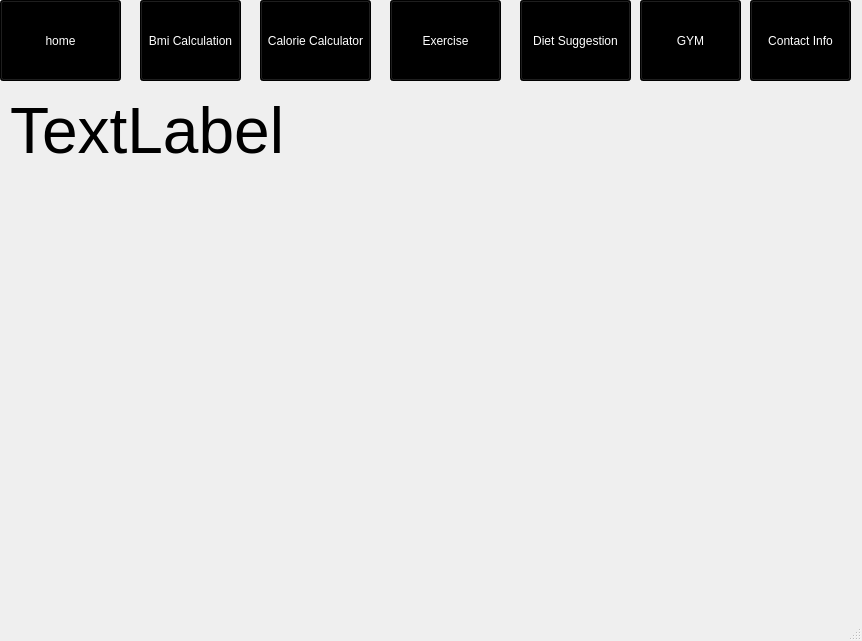
<?xml version="1.0" encoding="UTF-8"?>
<ui version="4.0">
 <class>Home</class>
 <widget class="QMainWindow" name="Home">
  <property name="geometry">
   <rect>
    <x>0</x>
    <y>0</y>
    <width>862</width>
    <height>641</height>
   </rect>
  </property>
  <property name="windowTitle">
   <string>MainWindow</string>
  </property>
  <widget class="QWidget" name="centralwidget">
   <widget class="QStackedWidget" name="homeStack">
    <property name="geometry">
     <rect>
      <x>10</x>
      <y>90</y>
      <width>831</width>
      <height>501</height>
     </rect>
    </property>
    <property name="styleSheet">
     <string notr="true"/>
    </property>
    <property name="currentIndex">
     <number>0</number>
    </property>
    <widget class="QWidget" name="page">
     <widget class="QLabel" name="name">
      <property name="geometry">
       <rect>
        <x>0</x>
        <y>0</y>
        <width>721</width>
        <height>81</height>
       </rect>
      </property>
      <property name="font">
       <font>
        <pointsize>48</pointsize>
       </font>
      </property>
      <property name="styleSheet">
       <string notr="true"/>
      </property>
      <property name="text">
       <string>TextLabel</string>
      </property>
     </widget>
     <widget class="QLabel" name="label_6">
      <property name="geometry">
       <rect>
        <x>-10</x>
        <y>0</y>
        <width>881</width>
        <height>521</height>
       </rect>
      </property>
      <property name="styleSheet">
       <string notr="true">background-image: url(:/.img/ss.jpg);</string>
      </property>
      <property name="text">
       <string/>
      </property>
     </widget>
     <zorder>label_6</zorder>
     <zorder>name</zorder>
    </widget>
    <widget class="QWidget" name="page_2">
     <widget class="QLabel" name="label_2">
      <property name="geometry">
       <rect>
        <x>30</x>
        <y>70</y>
        <width>221</width>
        <height>41</height>
       </rect>
      </property>
      <property name="font">
       <font>
        <pointsize>14</pointsize>
        <weight>75</weight>
        <bold>true</bold>
       </font>
      </property>
      <property name="styleSheet">
       <string notr="true">background-color: rgb(255, 255, 255);</string>
      </property>
      <property name="text">
       <string>Enter your height </string>
      </property>
     </widget>
     <widget class="QLabel" name="label_3">
      <property name="geometry">
       <rect>
        <x>30</x>
        <y>130</y>
        <width>221</width>
        <height>41</height>
       </rect>
      </property>
      <property name="font">
       <font>
        <pointsize>14</pointsize>
        <weight>75</weight>
        <bold>true</bold>
       </font>
      </property>
      <property name="styleSheet">
       <string notr="true">background-color: rgb(255, 255, 255);</string>
      </property>
      <property name="text">
       <string>Enter your weight</string>
      </property>
     </widget>
     <widget class="QLineEdit" name="lineEdit">
      <property name="geometry">
       <rect>
        <x>270</x>
        <y>70</y>
        <width>171</width>
        <height>41</height>
       </rect>
      </property>
      <property name="styleSheet">
       <string notr="true">background-color: rgb(255, 255, 255);</string>
      </property>
     </widget>
     <widget class="QLineEdit" name="lineEdit_2">
      <property name="geometry">
       <rect>
        <x>270</x>
        <y>130</y>
        <width>171</width>
        <height>41</height>
       </rect>
      </property>
      <property name="styleSheet">
       <string notr="true">background-color: rgb(255, 255, 255);</string>
      </property>
     </widget>
     <widget class="QLabel" name="label_4">
      <property name="geometry">
       <rect>
        <x>310</x>
        <y>320</y>
        <width>151</width>
        <height>71</height>
       </rect>
      </property>
      <property name="font">
       <font>
        <pointsize>22</pointsize>
        <weight>75</weight>
        <bold>true</bold>
        <underline>true</underline>
       </font>
      </property>
      <property name="styleSheet">
       <string notr="true">background-color: rgb(163, 163, 163);</string>
      </property>
      <property name="text">
       <string/>
      </property>
     </widget>
     <widget class="QPushButton" name="pushButton_3">
      <property name="geometry">
       <rect>
        <x>290</x>
        <y>230</y>
        <width>191</width>
        <height>81</height>
       </rect>
      </property>
      <property name="styleSheet">
       <string notr="true"> QPushButton{
	-moz-box-shadow: -9px 7px 0px -1px #13330a;
	-webkit-box-shadow: -9px 7px 0px -1px #13330a;
	box-shadow: -9px 7px 0px -1px #13330a;
	background-color:#e6254c;
	-moz-border-radius:42px;
	-webkit-border-radius:42px;
	border-radius:42px;
	border:3px solid #801e26;
	display:inline-block;
	cursor:pointer;
	color:#ffffff;
	font-family:Arial;
	font-size:27px;
	padding:14px 33px;
	text-decoration:none;
}
QPushButton:hover {
	background-color:#c92667;
}
QPushButton:active {
	position:relative;
	top:1px;
}</string>
      </property>
      <property name="text">
       <string>Calculate</string>
      </property>
     </widget>
     <widget class="QLabel" name="label_20">
      <property name="geometry">
       <rect>
        <x>60</x>
        <y>70</y>
        <width>651</width>
        <height>411</height>
       </rect>
      </property>
      <property name="styleSheet">
       <string notr="true">background-image: url(:/BMI.png);</string>
      </property>
      <property name="text">
       <string/>
      </property>
     </widget>
     <widget class="QLabel" name="label_23">
      <property name="geometry">
       <rect>
        <x>6</x>
        <y>0</y>
        <width>821</width>
        <height>501</height>
       </rect>
      </property>
      <property name="text">
       <string/>
      </property>
     </widget>
     <zorder>label_23</zorder>
     <zorder>label_20</zorder>
     <zorder>label_2</zorder>
     <zorder>label_3</zorder>
     <zorder>lineEdit</zorder>
     <zorder>lineEdit_2</zorder>
     <zorder>label_4</zorder>
     <zorder>pushButton_3</zorder>
    </widget>
    <widget class="QWidget" name="page_3">
     <widget class="QLabel" name="label_5">
      <property name="geometry">
       <rect>
        <x>10</x>
        <y>10</y>
        <width>781</width>
        <height>61</height>
       </rect>
      </property>
      <property name="font">
       <font>
        <pointsize>12</pointsize>
        <weight>75</weight>
        <bold>true</bold>
       </font>
      </property>
      <property name="styleSheet">
       <string notr="true">background-color: rgb(168, 168, 168);</string>
      </property>
      <property name="text">
       <string>                               CONTACT INFORMATION OF DEVELOPER :</string>
      </property>
     </widget>
     <widget class="QLabel" name="label_21">
      <property name="geometry">
       <rect>
        <x>10</x>
        <y>10</y>
        <width>781</width>
        <height>481</height>
       </rect>
      </property>
      <property name="styleSheet">
       <string notr="true"/>
      </property>
      <property name="text">
       <string/>
      </property>
     </widget>
     <widget class="QTextBrowser" name="textBrowser_2">
      <property name="geometry">
       <rect>
        <x>10</x>
        <y>80</y>
        <width>781</width>
        <height>401</height>
       </rect>
      </property>
     </widget>
     <zorder>label_21</zorder>
     <zorder>label_5</zorder>
     <zorder>textBrowser_2</zorder>
    </widget>
    <widget class="QWidget" name="page_4">
     <widget class="QLabel" name="label_7">
      <property name="geometry">
       <rect>
        <x>370</x>
        <y>420</y>
        <width>361</width>
        <height>71</height>
       </rect>
      </property>
      <property name="font">
       <font>
        <family>MS Shell Dlg 2</family>
        <pointsize>12</pointsize>
        <weight>9</weight>
        <italic>false</italic>
        <bold>false</bold>
        <underline>true</underline>
       </font>
      </property>
      <property name="styleSheet">
       <string notr="true">color: rgb(0, 0, 0);
font: 75 12pt &quot;MS Shell Dlg 2&quot;;</string>
      </property>
      <property name="text">
       <string/>
      </property>
     </widget>
     <widget class="QSpinBox" name="spinBox">
      <property name="geometry">
       <rect>
        <x>670</x>
        <y>0</y>
        <width>51</width>
        <height>31</height>
       </rect>
      </property>
     </widget>
     <widget class="QSpinBox" name="spinBox_2">
      <property name="geometry">
       <rect>
        <x>670</x>
        <y>310</y>
        <width>51</width>
        <height>31</height>
       </rect>
      </property>
     </widget>
     <widget class="QSpinBox" name="spinBox_3">
      <property name="geometry">
       <rect>
        <x>670</x>
        <y>350</y>
        <width>51</width>
        <height>31</height>
       </rect>
      </property>
     </widget>
     <widget class="QPushButton" name="pushButton_6">
      <property name="geometry">
       <rect>
        <x>700</x>
        <y>390</y>
        <width>111</width>
        <height>41</height>
       </rect>
      </property>
      <property name="text">
       <string>calculate</string>
      </property>
     </widget>
     <widget class="QSpinBox" name="spinBox_4">
      <property name="geometry">
       <rect>
        <x>670</x>
        <y>270</y>
        <width>51</width>
        <height>31</height>
       </rect>
      </property>
     </widget>
     <widget class="QLabel" name="label_9">
      <property name="geometry">
       <rect>
        <x>400</x>
        <y>0</y>
        <width>261</width>
        <height>31</height>
       </rect>
      </property>
      <property name="font">
       <font>
        <pointsize>11</pointsize>
        <weight>75</weight>
        <bold>true</bold>
        <underline>false</underline>
       </font>
      </property>
      <property name="styleSheet">
       <string notr="true">color: rgb(0, 0, 0);</string>
      </property>
      <property name="text">
       <string>1kg chicken breast , 165Cal</string>
      </property>
     </widget>
     <widget class="QLabel" name="label_10">
      <property name="geometry">
       <rect>
        <x>460</x>
        <y>310</y>
        <width>211</width>
        <height>31</height>
       </rect>
      </property>
      <property name="font">
       <font>
        <pointsize>11</pointsize>
        <weight>75</weight>
        <bold>true</bold>
        <underline>false</underline>
       </font>
      </property>
      <property name="styleSheet">
       <string notr="true">color: rgb(255, 255, 255);
color: rgb(0, 0, 0);</string>
      </property>
      <property name="text">
       <string>1L milk ,149 Cal</string>
      </property>
     </widget>
     <widget class="QLabel" name="label_11">
      <property name="geometry">
       <rect>
        <x>460</x>
        <y>350</y>
        <width>211</width>
        <height>31</height>
       </rect>
      </property>
      <property name="font">
       <font>
        <pointsize>11</pointsize>
        <weight>75</weight>
        <bold>true</bold>
        <underline>false</underline>
       </font>
      </property>
      <property name="styleSheet">
       <string notr="true">color: rgb(255, 255, 255);
color: rgb(0, 0, 0);</string>
      </property>
      <property name="text">
       <string>1 egg ,52Cal</string>
      </property>
     </widget>
     <widget class="QLabel" name="label_12">
      <property name="geometry">
       <rect>
        <x>440</x>
        <y>270</y>
        <width>211</width>
        <height>31</height>
       </rect>
      </property>
      <property name="font">
       <font>
        <pointsize>11</pointsize>
        <weight>75</weight>
        <bold>true</bold>
        <underline>false</underline>
       </font>
      </property>
      <property name="styleSheet">
       <string notr="true">color: rgb(255, 255, 255);
color: rgb(0, 0, 0);</string>
      </property>
      <property name="text">
       <string>1 bowl oatmeal ,68Cal</string>
      </property>
     </widget>
     <widget class="QLabel" name="label_13">
      <property name="geometry">
       <rect>
        <x>400</x>
        <y>230</y>
        <width>261</width>
        <height>31</height>
       </rect>
      </property>
      <property name="font">
       <font>
        <pointsize>11</pointsize>
        <weight>75</weight>
        <bold>true</bold>
        <underline>false</underline>
       </font>
      </property>
      <property name="styleSheet">
       <string notr="true">color: rgb(255, 255, 255);
color: rgb(0, 0, 0);</string>
      </property>
      <property name="text">
       <string>1cup white rice cooked ,205</string>
      </property>
     </widget>
     <widget class="QSpinBox" name="spinBox_5">
      <property name="geometry">
       <rect>
        <x>670</x>
        <y>230</y>
        <width>51</width>
        <height>31</height>
       </rect>
      </property>
     </widget>
     <widget class="QSpinBox" name="spinBox_6">
      <property name="geometry">
       <rect>
        <x>670</x>
        <y>30</y>
        <width>51</width>
        <height>31</height>
       </rect>
      </property>
     </widget>
     <widget class="QSpinBox" name="spinBox_7">
      <property name="geometry">
       <rect>
        <x>670</x>
        <y>70</y>
        <width>51</width>
        <height>31</height>
       </rect>
      </property>
     </widget>
     <widget class="QSpinBox" name="spinBox_8">
      <property name="geometry">
       <rect>
        <x>670</x>
        <y>110</y>
        <width>51</width>
        <height>31</height>
       </rect>
      </property>
     </widget>
     <widget class="QSpinBox" name="spinBox_9">
      <property name="geometry">
       <rect>
        <x>670</x>
        <y>190</y>
        <width>51</width>
        <height>31</height>
       </rect>
      </property>
     </widget>
     <widget class="QSpinBox" name="spinBox_10">
      <property name="geometry">
       <rect>
        <x>670</x>
        <y>150</y>
        <width>51</width>
        <height>31</height>
       </rect>
      </property>
     </widget>
     <widget class="QLabel" name="label_14">
      <property name="geometry">
       <rect>
        <x>440</x>
        <y>30</y>
        <width>211</width>
        <height>31</height>
       </rect>
      </property>
      <property name="font">
       <font>
        <pointsize>11</pointsize>
        <weight>75</weight>
        <bold>true</bold>
        <underline>false</underline>
       </font>
      </property>
      <property name="styleSheet">
       <string notr="true">color: rgb(0, 0, 0);</string>
      </property>
      <property name="text">
       <string>Apple medium , 72 Cal</string>
      </property>
     </widget>
     <widget class="QLabel" name="label_15">
      <property name="geometry">
       <rect>
        <x>440</x>
        <y>70</y>
        <width>211</width>
        <height>31</height>
       </rect>
      </property>
      <property name="font">
       <font>
        <pointsize>11</pointsize>
        <weight>75</weight>
        <bold>true</bold>
        <underline>false</underline>
       </font>
      </property>
      <property name="styleSheet">
       <string notr="true">color: rgb(0, 0, 0);</string>
      </property>
      <property name="text">
       <string>Banana medium, 105</string>
      </property>
     </widget>
     <widget class="QLabel" name="label_16">
      <property name="geometry">
       <rect>
        <x>440</x>
        <y>110</y>
        <width>211</width>
        <height>31</height>
       </rect>
      </property>
      <property name="font">
       <font>
        <pointsize>11</pointsize>
        <weight>75</weight>
        <bold>true</bold>
        <underline>false</underline>
       </font>
      </property>
      <property name="styleSheet">
       <string notr="true">color: rgb(0, 0, 0);</string>
      </property>
      <property name="text">
       <string>14 raw Almonds , 97 Cal</string>
      </property>
     </widget>
     <widget class="QLabel" name="label_17">
      <property name="geometry">
       <rect>
        <x>440</x>
        <y>150</y>
        <width>211</width>
        <height>31</height>
       </rect>
      </property>
      <property name="font">
       <font>
        <pointsize>11</pointsize>
        <weight>75</weight>
        <bold>true</bold>
        <underline>false</underline>
       </font>
      </property>
      <property name="styleSheet">
       <string notr="true">color: rgb(0, 0, 0);</string>
      </property>
      <property name="text">
       <string>100g yogurt , 59 Cal</string>
      </property>
     </widget>
     <widget class="QLabel" name="label_18">
      <property name="geometry">
       <rect>
        <x>440</x>
        <y>190</y>
        <width>211</width>
        <height>31</height>
       </rect>
      </property>
      <property name="font">
       <font>
        <pointsize>11</pointsize>
        <weight>75</weight>
        <bold>true</bold>
        <underline>false</underline>
       </font>
      </property>
      <property name="styleSheet">
       <string notr="true">color: rgb(0, 0, 0);</string>
      </property>
      <property name="text">
       <string>1 can Red Bull , 117Cal</string>
      </property>
      <property name="margin">
       <number>0</number>
      </property>
     </widget>
     <widget class="QLabel" name="label_19">
      <property name="geometry">
       <rect>
        <x>0</x>
        <y>5</y>
        <width>811</width>
        <height>491</height>
       </rect>
      </property>
      <property name="styleSheet">
       <string notr="true">background-image: url(:/f2.jpg);</string>
      </property>
      <property name="text">
       <string/>
      </property>
     </widget>
     <zorder>label_19</zorder>
     <zorder>label_7</zorder>
     <zorder>spinBox</zorder>
     <zorder>spinBox_2</zorder>
     <zorder>spinBox_3</zorder>
     <zorder>pushButton_6</zorder>
     <zorder>spinBox_4</zorder>
     <zorder>label_9</zorder>
     <zorder>label_10</zorder>
     <zorder>label_11</zorder>
     <zorder>label_12</zorder>
     <zorder>label_13</zorder>
     <zorder>spinBox_5</zorder>
     <zorder>spinBox_6</zorder>
     <zorder>spinBox_7</zorder>
     <zorder>spinBox_8</zorder>
     <zorder>spinBox_9</zorder>
     <zorder>spinBox_10</zorder>
     <zorder>label_14</zorder>
     <zorder>label_15</zorder>
     <zorder>label_16</zorder>
     <zorder>label_17</zorder>
     <zorder>label_18</zorder>
    </widget>
    <widget class="QWidget" name="page_5">
     <widget class="QLabel" name="label">
      <property name="geometry">
       <rect>
        <x>30</x>
        <y>0</y>
        <width>761</width>
        <height>51</height>
       </rect>
      </property>
      <property name="font">
       <font>
        <pointsize>14</pointsize>
        <weight>75</weight>
        <bold>true</bold>
       </font>
      </property>
      <property name="styleSheet">
       <string notr="true">background-color: rgb(168, 168, 168);</string>
      </property>
      <property name="text">
       <string>                                       GYM NEAR ME </string>
      </property>
     </widget>
     <widget class="QTextBrowser" name="textBrowser">
      <property name="geometry">
       <rect>
        <x>30</x>
        <y>50</y>
        <width>761</width>
        <height>421</height>
       </rect>
      </property>
     </widget>
    </widget>
    <widget class="QWidget" name="page_6">
     <widget class="QTextBrowser" name="dietsuggestion_textBrowser">
      <property name="geometry">
       <rect>
        <x>10</x>
        <y>20</y>
        <width>801</width>
        <height>441</height>
       </rect>
      </property>
     </widget>
     <widget class="QLabel" name="label_8">
      <property name="geometry">
       <rect>
        <x>-230</x>
        <y>-320</y>
        <width>1111</width>
        <height>881</height>
       </rect>
      </property>
      <property name="styleSheet">
       <string notr="true">background-image: url(:/4.jpg);</string>
      </property>
      <property name="text">
       <string/>
      </property>
     </widget>
     <zorder>label_8</zorder>
     <zorder>dietsuggestion_textBrowser</zorder>
    </widget>
   </widget>
   <widget class="QPushButton" name="pushButton">
    <property name="geometry">
     <rect>
      <x>0</x>
      <y>0</y>
      <width>121</width>
      <height>81</height>
     </rect>
    </property>
    <property name="styleSheet">
     <string notr="true">
QPushButton { color: white ;background-color: black }
QPushButton:hover { color: black ;background-color: white }</string>
    </property>
    <property name="text">
     <string>home</string>
    </property>
   </widget>
   <widget class="QPushButton" name="pushButton_2">
    <property name="geometry">
     <rect>
      <x>140</x>
      <y>0</y>
      <width>101</width>
      <height>81</height>
     </rect>
    </property>
    <property name="styleSheet">
     <string notr="true">
QPushButton { color: white ;background-color: black }
QPushButton:hover { color: black ;background-color: white }</string>
    </property>
    <property name="text">
     <string>Bmi Calculation</string>
    </property>
   </widget>
   <widget class="QPushButton" name="pushButton_4">
    <property name="geometry">
     <rect>
      <x>750</x>
      <y>0</y>
      <width>101</width>
      <height>81</height>
     </rect>
    </property>
    <property name="styleSheet">
     <string notr="true">
QPushButton { color: white ;background-color: black }
QPushButton:hover { color: black ;background-color: white }</string>
    </property>
    <property name="text">
     <string>Contact Info</string>
    </property>
   </widget>
   <widget class="QPushButton" name="pushButton_5">
    <property name="geometry">
     <rect>
      <x>260</x>
      <y>0</y>
      <width>111</width>
      <height>81</height>
     </rect>
    </property>
    <property name="styleSheet">
     <string notr="true">
QPushButton { color: white ;background-color: black }
QPushButton:hover { color: black ;background-color: white }</string>
    </property>
    <property name="text">
     <string>Calorie Calculator</string>
    </property>
   </widget>
   <widget class="QPushButton" name="pushButton_7">
    <property name="geometry">
     <rect>
      <x>640</x>
      <y>0</y>
      <width>101</width>
      <height>81</height>
     </rect>
    </property>
    <property name="styleSheet">
     <string notr="true">
QPushButton { color: white ;background-color: black }
QPushButton:hover { color: black ;background-color: white }</string>
    </property>
    <property name="text">
     <string>GYM</string>
    </property>
   </widget>
   <widget class="QPushButton" name="pushButton_dietsuggestion">
    <property name="geometry">
     <rect>
      <x>520</x>
      <y>0</y>
      <width>111</width>
      <height>81</height>
     </rect>
    </property>
    <property name="styleSheet">
     <string notr="true">
QPushButton { color: white ;background-color: black }
QPushButton:hover { color: black ;background-color: white }</string>
    </property>
    <property name="text">
     <string>Diet Suggestion</string>
    </property>
   </widget>
   <widget class="QPushButton" name="pushButton_exercise">
    <property name="geometry">
     <rect>
      <x>390</x>
      <y>0</y>
      <width>111</width>
      <height>81</height>
     </rect>
    </property>
    <property name="styleSheet">
     <string notr="true">
QPushButton { color: white ;background-color: black }
QPushButton:hover { color: black ;background-color: white }</string>
    </property>
    <property name="text">
     <string>Exercise</string>
    </property>
   </widget>
   <widget class="QLabel" name="label_22">
    <property name="geometry">
     <rect>
      <x>-70</x>
      <y>-540</y>
      <width>1151</width>
      <height>1181</height>
     </rect>
    </property>
    <property name="styleSheet">
     <string notr="true">background-image: url(:/5.jpg);</string>
    </property>
    <property name="text">
     <string/>
    </property>
   </widget>
   <zorder>label_22</zorder>
   <zorder>homeStack</zorder>
   <zorder>pushButton</zorder>
   <zorder>pushButton_2</zorder>
   <zorder>pushButton_4</zorder>
   <zorder>pushButton_5</zorder>
   <zorder>pushButton_7</zorder>
   <zorder>pushButton_dietsuggestion</zorder>
   <zorder>pushButton_exercise</zorder>
  </widget>
  <widget class="QMenuBar" name="menubar">
   <property name="geometry">
    <rect>
     <x>0</x>
     <y>0</y>
     <width>862</width>
     <height>21</height>
    </rect>
   </property>
  </widget>
  <widget class="QStatusBar" name="statusbar"/>
 </widget>
 <resources/>
 <connections/>
</ui>
